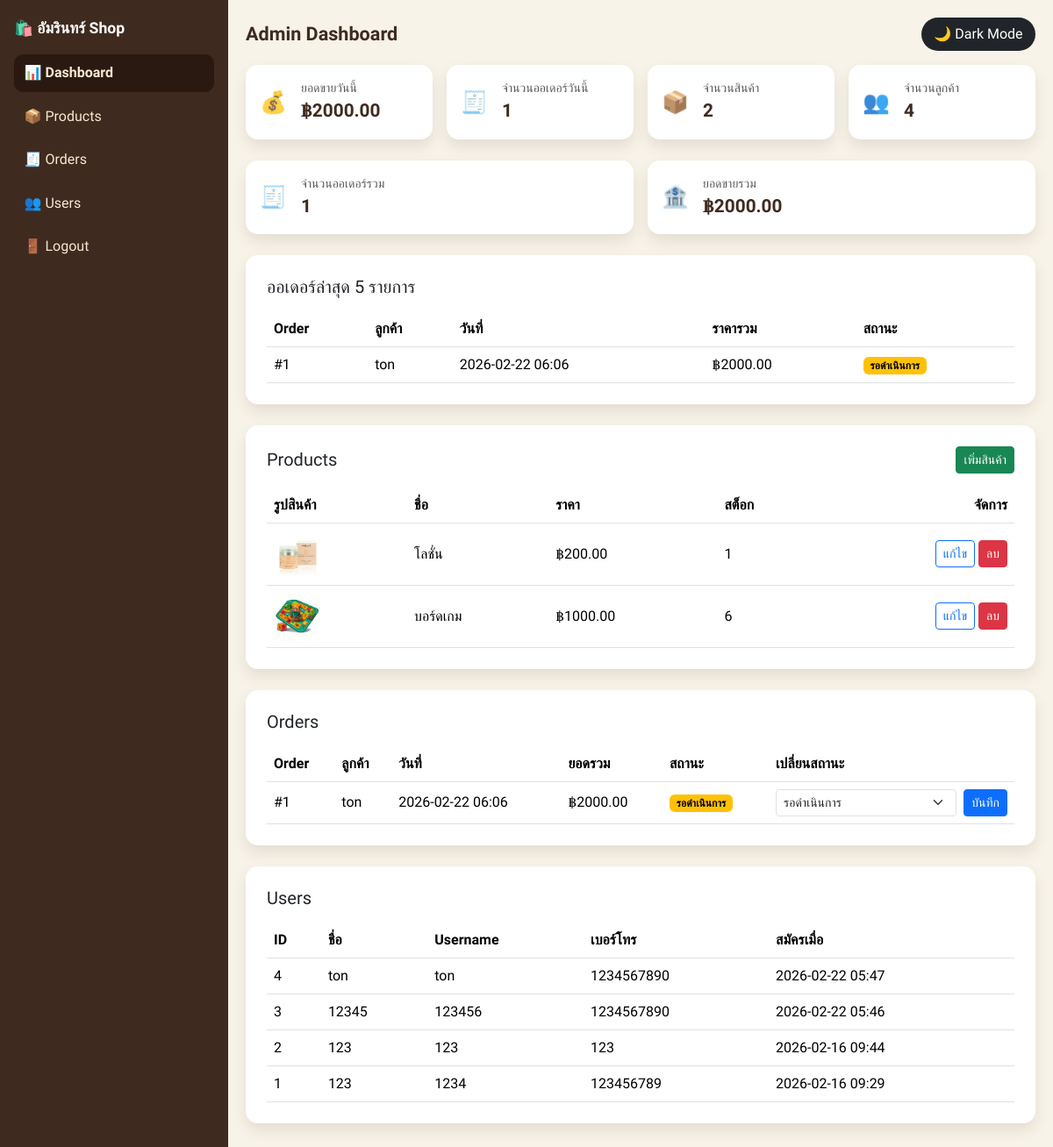
The app's page /admin/dashboard (signed in) with its own data.
### my_shop/app.py (models this page shows)
class Order(db.Model):
    id = db.Column(db.Integer, primary_key=True)
    user_id = db.Column(db.Integer, db.ForeignKey('user.id'), nullable=False)
    customer_name = db.Column(db.String(120), nullable=False)
    address = db.Column(db.Text, nullable=False)
    phone = db.Column(db.String(30), nullable=False)
    payment_method = db.Column(db.String(50), nullable=False, default='PromptPay QR')
    total_price = db.Column(db.Float, nullable=False)
    status = db.Column(db.String(20), nullable=False, default='pending')
    created_at = db.Column(db.DateTime, default=datetime.utcnow, nullable=False)
    user = db.relationship('User', backref='orders')

class Product(db.Model):
    id = db.Column(db.Integer, primary_key=True)
    name = db.Column(db.String(120), nullable=False)
    price = db.Column(db.Float, nullable=False)
    image_url = db.Column(db.String(255), nullable=True)
    description = db.Column(db.Text, nullable=True)
    category = db.Column(db.String(50), nullable=False, default='Electronics')
    rating = db.Column(db.Float, nullable=False, default=4.5)
    review_text = db.Column(db.Text, nullable=True)
    is_new = db.Column(db.Boolean, nullable=False, default=False)
    is_sale = db.Column(db.Boolean, nullable=False, default=False)
    stock = db.Column(db.Integer, nullable=False, default=0)

class User(db.Model):
    id = db.Column(db.Integer, primary_key=True)
    full_name = db.Column(db.String(120), nullable=False)
    username = db.Column(db.String(80), unique=True, nullable=False)
    password_hash = db.Column(db.String(255), nullable=False)
    phone = db.Column(db.String(30), nullable=True)
    created_at = db.Column(db.DateTime, default=datetime.utcnow, nullable=False)

### my_shop/app.py (the view)
@app.route('/admin/dashboard')
@admin_required
def admin_dashboard():
    total_orders = Order.query.count()
    total_sales = db.session.query(db.func.coalesce(db.func.sum(Order.total_price), 0)).scalar() or 0
    product_count = Product.query.count()
    user_count = User.query.count()
    products = Product.query.order_by(Product.id.desc()).all()
    orders = Order.query.order_by(Order.created_at.desc()).all()
    users = User.query.order_by(User.created_at.desc()).all()
    latest_orders = Order.query.order_by(Order.created_at.desc()).limit(5).all()
    selected_section = request.args.get('section', 'dashboard').strip()
    today_text = datetime.utcnow().date().isoformat()
    today_orders = Order.query.filter(db.func.date(Order.created_at) == today_text).count()
    today_sales = (
        db.session.query(db.func.coalesce(db.func.sum(Order.total_price), 0))
        .filter(db.func.date(Order.created_at) == today_text)
        .scalar()
        or 0
    )
    return render_template(
        'admin.html',
        total_orders=total_orders,
        total_sales=total_sales,
        product_count=product_count,
        user_count=user_count,
        today_orders=today_orders,
        today_sales=today_sales,
        latest_orders=latest_orders,
        products=products,
        orders=orders,
        users=users,
        selected_section=selected_section,
    )

### my_shop/app.py (called while the page is built)
def admin_required(view_func):
    @wraps(view_func)
    def wrapped_view(*args, **kwargs):
        if not session.get('is_admin'):
            return redirect(url_for('login'))
        return view_func(*args, **kwargs)
    return wrapped_view

@app.context_processor
def inject_user_context():
    return {
        'current_user_name': session.get('user_name'),
        'is_admin': session.get('is_admin', False),
    }

### my_shop/templates/admin.html (shortened to what this page needs)
<!doctype html>
<html lang="th">
<head>
  <link href="https://cdn.jsdelivr.net/npm/bootstrap@5.3.3/dist/css/bootstrap.min.css" rel="stylesheet">
</head>
<body>
  <div class="admin-layout">
    <aside id="sidebar" class="sidebar">
      <a href="{{ url_for('admin_dashboard') }}" class="sidebar-logo">🛍️ อัมรินทร์ Shop</a>
      <a class="menu-item" data-target="dashboard" href="#dashboard-section">📊 Dashboard</a>
      <a class="menu-item" data-target="products" href="#products-section">📦 Products</a>
      <a class="menu-item" data-target="orders" href="#orders-section">🧾 Orders</a>
      <a class="menu-item" data-target="users" href="#users-section">👥 Users</a>
      <a class="menu-item" href="{{ url_for('logout') }}">🚪 Logout</a>
    </aside>
    <main class="content-wrap">
      <div class="topbar">
        <div class="d-flex align-items-center gap-2">
          <h1 class="title">Admin Dashboard</h1>
        </div>
        <button class="dark-toggle" id="darkModeToggle">🌙 Dark Mode</button>
      </div>
      <section id="dashboard-section" class="section-anchor mb-4">
      <div class="row g-3 mb-4">
        <div class="col-sm-6 col-xl-3">
          <div class="card stats-card"><div class="card-body d-flex align-items-center gap-3"><div class="stats-icon">💰</div><div><div class="small text-muted">ยอดขายวันนี้</div><div class="stats-value">฿{{ '%.2f'|format(today_sales) }}</div></div></div></div>
        </div>
        <div class="col-sm-6 col-xl-3">
          <div class="card stats-card"><div class="card-body d-flex align-items-center gap-3"><div class="stats-icon">🧾</div><div><div class="small text-muted">จำนวนออเดอร์วันนี้</div><div class="stats-value">{{ today_orders }}</div></div></div></div>
        </div>
        <div class="col-sm-6 col-xl-3">
          <div class="card stats-card"><div class="card-body d-flex align-items-center gap-3"><div class="stats-icon">📦</div><div><div class="small text-muted">จำนวนสินค้า</div><div class="stats-value">{{ product_count }}</div></div></div></div>
        </div>
        <div class="col-sm-6 col-xl-3">
          <div class="card stats-card"><div class="card-body d-flex align-items-center gap-3"><div class="stats-icon">👥</div><div><div class="small text-muted">จำนวนลูกค้า</div><div class="stats-value">{{ user_count }}</div></div></div></div>
        </div>
      </div>
      <div class="row g-3 mb-4">
        <div class="col-sm-6">
          <div class="card stats-card"><div class="card-body d-flex align-items-center gap-3"><div class="stats-icon">🧾</div><div><div class="small text-muted">จำนวนออเดอร์รวม</div><div class="stats-value">{{ total_orders }}</div></div></div></div>
        </div>
        <div class="col-sm-6">
          <div class="card stats-card"><div class="card-body d-flex align-items-center gap-3"><div class="stats-icon">🏦</div><div><div class="small text-muted">ยอดขายรวม</div><div class="stats-value">฿{{ '%.2f'|format(total_sales) }}</div></div></div></div>
        </div>
      </div>
      <div class="card section-card">
        <div class="card-body p-4">
          <h2 class="h5 mb-3">ออเดอร์ล่าสุด 5 รายการ</h2>
          {% if latest_orders %}
          <div class="table-responsive">
            <table class="table table-hover align-middle mb-0">
              <thead>
                <tr>
                  <th>Order</th>
                  <th>ลูกค้า</th>
                  <th>วันที่</th>
                  <th>ราคารวม</th>
                  <th>สถานะ</th>
                </tr>
              </thead>
              <tbody>
                {% for order in latest_orders %}
                <tr>
                  <td>#{{ order.id }}</td>
                  <td>{{ order.customer_name }}</td>
                  <td>{{ order.created_at.strftime('%Y-%m-%d %H:%M') }}</td>
                  <td>฿{{ '%.2f'|format(order.total_price) }}</td>
                  <td>
                    {% if order.status == 'pending' %}
                      <span class="badge text-bg-warning">รอดำเนินการ</span>
                    {% elif order.status == 'shipped' %}
                      <span class="badge text-bg-success">จัดส่งแล้ว</span>
                    {% else %}
                      <span class="badge text-bg-danger">ยกเลิก</span>
                    {% endif %}
                  </td>
                </tr>
                {% endfor %}
              </tbody>
            </table>
          </div>
          {% else %}
            <p class="text-muted mb-0">ยังไม่มีรายการสั่งซื้อ</p>
          {% endif %}
        </div>
      </div>
      </section>
      <section id="products-section" class="section-anchor mb-4">
        <div class="card section-card">
          <div class="card-body p-4">
            <div class="d-flex justify-content-between align-items-center mb-3">
              <h2 class="h5 mb-0">Products</h2>
              <a class="btn btn-success btn-sm" href="{{ url_for('add_product') }}">เพิ่มสินค้า</a>
            </div>
            {% if products %}
            <div class="table-responsive">
              <table class="table table-hover align-middle mb-0">
                <thead>
                  <tr>
                    <th>รูปสินค้า</th>
                    <th>ชื่อ</th>
                    <th>ราคา</th>
                    <th>สต็อก</th>
                    <th class="text-end">จัดการ</th>
                  </tr>
                </thead>
                <tbody>
                  {% for product in products %}
                  <tr>
                    <td>{% if product.image_url %}<img class="thumb" src="{{ product.image_url }}" alt="{{ product.name }}">{% else %}-{% endif %}</td>
                    <td>{{ product.name }}</td>
                    <td>฿{{ '%.2f'|format(product.price) }}</td>
                    <td>{{ product.stock }}</td>
                    <td class="text-end">
                      <a href="{{ url_for('edit_product', product_id=product.id) }}" class="btn btn-sm btn-outline-primary">แก้ไข</a>
                      <button class="btn btn-sm btn-danger" data-bs-toggle="modal" data-bs-target="#deleteModal{{ product.id }}">ลบ</button>
                    </td>
                  </tr>
                  {% endfor %}
                </tbody>
              </table>
            </div>
            {% else %}
              <p class="text-muted mb-0">ยังไม่มีสินค้า</p>
            {% endif %}
          </div>
        </div>
      </section>
      <section id="orders-section" class="section-anchor mb-4">
        <div class="card section-card">
          <div class="card-body p-4">
            <h2 class="h5 mb-3">Orders</h2>
            {% if orders %}
            <div class="table-responsive">
              <table class="table table-hover align-middle mb-0">
                <thead>
                  <tr>
                    <th>Order</th><th>ลูกค้า</th><th>วันที่</th><th>ยอดรวม</th><th>สถานะ</th><th>เปลี่ยนสถานะ</th>
                  </tr>
                </thead>
                <tbody>
                  {% for order in orders %}
                  <tr>
                    <td>#{{ order.id }}</td>
                    <td>{{ order.customer_name }}</td>
                    <td>{{ order.created_at.strftime('%Y-%m-%d %H:%M') }}</td>
                    <td>฿{{ '%.2f'|format(order.total_price) }}</td>
                    <td>
                      {% if order.status == 'pending' %}
                        <span class="badge text-bg-warning">รอดำเนินการ</span>
                      {% elif order.status == 'shipped' %}
                        <span class="badge text-bg-success">จัดส่งแล้ว</span>
                      {% else %}
                        <span class="badge text-bg-danger">ยกเลิก</span>
                      {% endif %}
                    </td>
                    <td>
                      <form method="post" action="{{ url_for('update_order_status', order_id=order.id) }}" class="d-flex gap-2">
                        <select name="status" class="form-select form-select-sm" style="min-width:130px;">
                          <option value="pending" {% if order.status == 'pending' %}selected{% endif %}>รอดำเนินการ</option>
                        </select>
                        <button type="submit" class="btn btn-sm btn-primary">บันทึก</button>
                      </form>
                    </td>
                  </tr>
                  {% endfor %}
                </tbody>
              </table>
            </div>
            {% else %}
              <p class="text-muted mb-0">ยังไม่มีรายการสั่งซื้อ</p>
            {% endif %}
          </div>
        </div>
      </section>
      <section id="users-section" class="section-anchor mb-2">
        <div class="card section-card">
          <div class="card-body p-4">
            <h2 class="h5 mb-3">Users</h2>
            {% if users %}
            <div class="table-responsive">
              <table class="table table-hover align-middle mb-0">
                <thead>
                  <tr>
                    <th>ID</th><th>ชื่อ</th><th>Username</th><th>เบอร์โทร</th><th>สมัครเมื่อ</th>
                  </tr>
                </thead>
                <tbody>
                  {% for user in users %}
                  <tr>
                    <td>{{ user.id }}</td>
                    <td>{{ user.full_name }}</td>
                    <td>{{ user.username }}</td>
                    <td>{{ user.phone or '-' }}</td>
                    <td>{{ user.created_at.strftime('%Y-%m-%d %H:%M') }}</td>
                  </tr>
                  {% endfor %}
                </tbody>
              </table>
            </div>
            {% else %}
              <p class="text-muted mb-0">ยังไม่มีผู้ใช้ในระบบ</p>
            {% endif %}
          </div>
        </div>
      </section>
    </main>
  </div>
</body>
</html>

### my_shop/templates/admin.html (style rules this page uses)
:root { --brand-dark:#3f2a1f; --brand-cream:#f8f3e8; --sidebar-width:260px; }
body { margin:0; font-family:'Mali', sans-serif; background:var(--brand-cream); scroll-behavior:smooth; }
.admin-layout { display:flex; min-height:100vh; }
.sidebar { width:var(--sidebar-width); background:var(--brand-dark); color:#f7ecda; padding:1.2rem 1rem; position:fixed; top:0; bottom:0; left:0; overflow-y:auto; transition:transform .3s ease; z-index:1040; }
.sidebar-logo { font-size:1.1rem; font-weight:700; margin-bottom:1rem; display:block; color:#fff; text-decoration:none; }
.sidebar .menu-item { display:flex; align-items:center; gap:10px; color:#f7e8d0; text-decoration:none; border-radius:10px; padding:.62rem .72rem; margin-bottom:.35rem; transition:background-color .2s ease; }
.sidebar .menu-item.active { background:#2a1911; font-weight:700; }
.content-wrap { margin-left:var(--sidebar-width); padding:1.25rem; width:calc(100% - var(--sidebar-width)); }
.topbar { display:flex; justify-content:space-between; align-items:center; margin-bottom:1rem; }
.title { margin:0; font-size:1.35rem; font-weight:700; color:var(--brand-dark); }
.stats-card, .section-card { border:0; border-radius:14px; box-shadow:0 8px 16px rgba(64,47,36,.11); }
.stats-icon { font-size:1.55rem; opacity:.85; }
.stats-value { font-size:1.3rem; font-weight:700; color:var(--brand-dark); }
.table thead { background:#efe3d0; }
.dark-toggle { border-radius:999px; border:0; background:#212529; color:#fff; padding:.45rem .9rem; }
.thumb { width:54px; height:54px; object-fit:cover; border-radius:8px; }
.section-anchor { scroll-margin-top: 16px; }

### records on screen
Order: id "1", customer_name "ton", created_at "2026-02-22 06:06", total_price "2000.00", shows "รอดำเนินการ", status "รอดำเนินการ"
Product: image_url (picture), name "โลชั่น", price "200.00", stock "1"
Product: image_url (picture), name "บอร์ดเกม", price "1000.00", stock "6"
User: id "4", full_name "ton", username "ton", phone "1234567890", created_at "2026-02-22 05:47"
User: id "3", full_name "12345", username "123456", phone "1234567890", created_at "2026-02-22 05:46"
User: id "2", full_name "123", username "123", phone "123", created_at "2026-02-16 09:44"
User: id "1", full_name "123", username "1234", phone "123456789", created_at "2026-02-16 09:29"

### other values on screen
{{ '%.2f'|format(today_sales) }} "2000.00"
{{ today_orders }} "1"
{{ product_count }} "2"
{{ user_count }} "4"
{{ total_orders }} "1"
{{ '%.2f'|format(total_sales) }} "2000.00"
